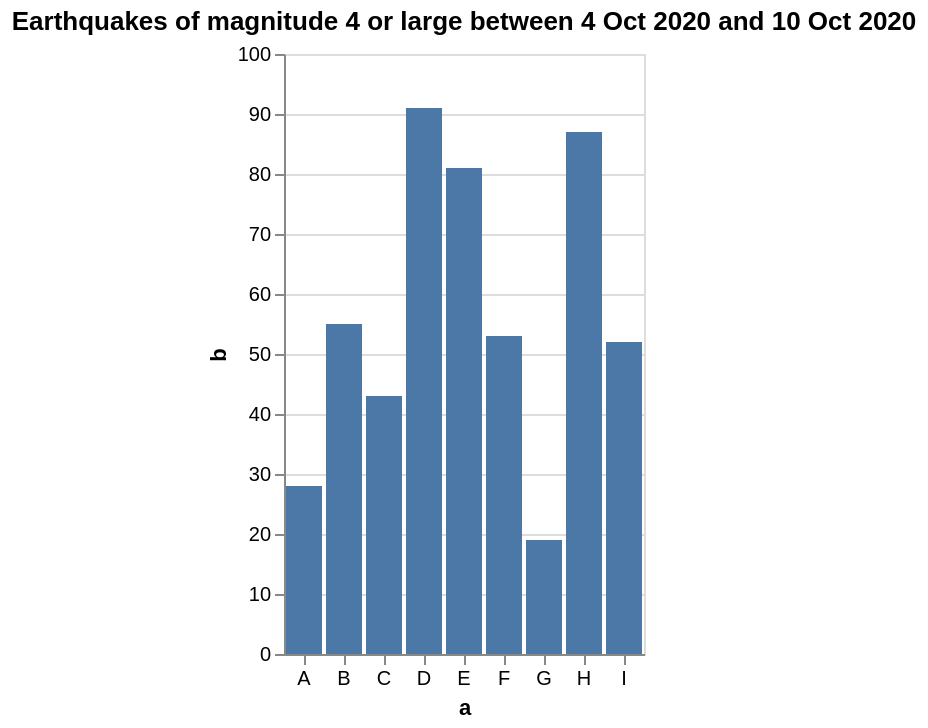

This figure's Vega-Lite source:
### Vega-Lite specification from a JSON file in a GitHub repository (floating-point values rounded to 4 significant figures)
{"$schema": "https://vega.github.io/schema/vega-lite/v4.json", "title": "Earthquakes of magnitude 4 or large between 4 Oct 2020 and 10 Oct 2020", "description": "A simple bar chart with embedded data.", "data": {"values": [{"a": "A", "b": 28}, {"a": "B", "b": 55}, {"a": "C", "b": 43}, {"a": "D", "b": 91}, {"a": "E", "b": 81}, {"a": "F", "b": 53}, {"a": "G", "b": 19}, {"a": "H", "b": 87}, {"a": "I", "b": 52}]}, "mark": "bar", "encoding": {"x": {"field": "a", "type": "nominal", "axis": {"labelAngle": 0}}, "y": {"field": "b", "type": "quantitative"}}, "config": {}}
